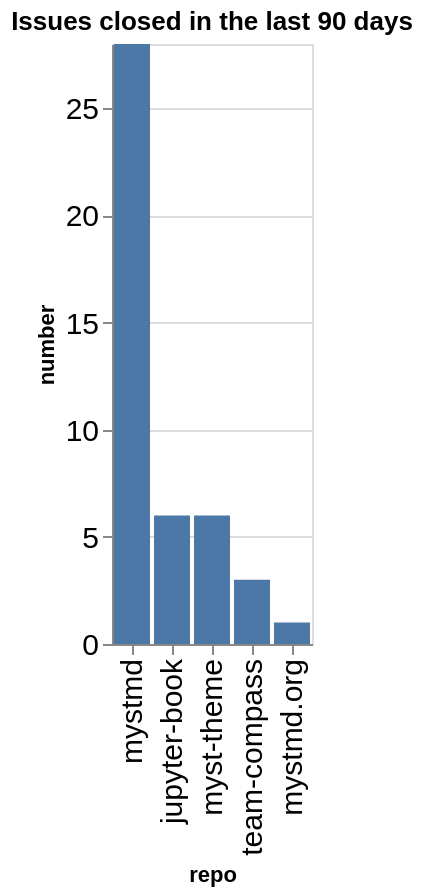

The code cell stored with this chart in its notebook:
### Code cell
closed_counts = closed.groupby(['org', 'repo']).count()['number'].reset_index()
closed_counts['org/repo'] = closed_counts.apply(lambda a: a['org'] + '/' + a['repo'], axis=1)
sorted_vals = closed_counts.sort_values(['number'], ascending=False)['repo'].values
alt.Chart(data=closed_counts, title=f"Issues closed in the last {n_days} days").mark_bar().encode(
    x=alt.X('repo', sort=alt.Sort(sorted_vals.tolist())),
    y='number',
)

### Figure 1 — Vega-Lite specification as saved in the notebook (floating-point values rounded to 4 significant figures)
{"config": {"axisLeft": {"labelFontSize": 15}, "axisBottom": {"labelFontSize": 15}}, "data": {"name": "data-defe8ceddfcc3ba7fa93d5cabb1123ff"}, "mark": {"type": "bar"}, "encoding": {"x": {"field": "repo", "sort": ["mystmd", "jupyter-book", "myst-theme", "team-compass", "mystmd.org"], "type": "nominal"}, "y": {"field": "number", "type": "quantitative"}}, "title": "Issues closed in the last 90 days", "$schema": "https://vega.github.io/schema/vega-lite/v5.20.1.json", "datasets": {"data-defe8ceddfcc3ba7fa93d5cabb1123ff": [{"org": "jupyter-book", "repo": "jupyter-book", "number": 6, "org/repo": "jupyter-book/jupyter-book"}, {"org": "jupyter-book", "repo": "myst-theme", "number": 6, "org/repo": "jupyter-book/myst-theme"}, {"org": "jupyter-book", "repo": "mystmd", "number": 28, "org/repo": "jupyter-book/mystmd"}, {"org": "jupyter-book", "repo": "mystmd.org", "number": 1, "org/repo": "jupyter-book/mystmd.org"}, {"org": "jupyter-book", "repo": "team-compass", "number": 3, "org/repo": "jupyter-book/team-compass"}]}}
